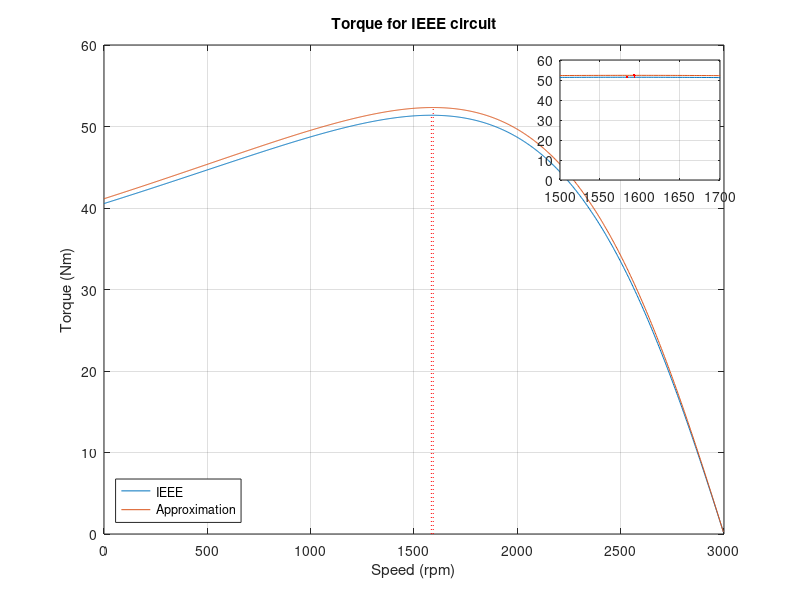
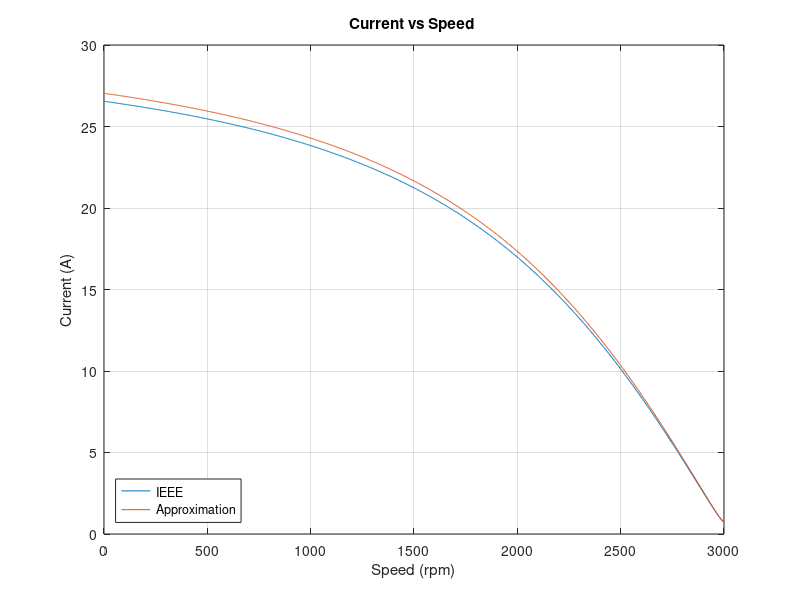

Source code (MATLAB) for these figures, in order:
clear all;close all;clc

% Data 
V_phase = 400;
f_s = 50;
omega_s = 2*pi*f_s;
poles = 2;
n_s = (60*f_s)/(poles/2);

% Equivalent Circuit (IEEE)
R_1 = 1.35;
R_2 = 6.22;
R_c = 1099.98;
X_total = 13.18;
X_1 = 0.5 * X_total;
X_2 = 0.5 * X_total;
X_m = 635.2;
 
% Slip
s_step = 0.001;
s = 0:s_step:1;
s(1) = s_step;

% Mechanical speed
n_m = (1-s) * n_s;

% Frequency
f = (1-s)*f_s;

% Composite resistances
Z_2 = R_2./s + 1j * X_2; % rotor resistances
Z_CM = (R_c * (1j * X_m) ) / (R_c + (1j * X_m) ); % pararell componens
Z_2CM = (Z_2 * Z_CM) ./ (Z_2 + Z_CM); % compination of the above pararrel.
Z_1 = R_1 + 1j * X_1; % stator rasistances

% Total Resistance
Z_total = Z_1 + Z_2CM; 

% Stator Current for each s
I_phase = V_phase ./ Z_total;

% Indaction Voltage and Current
E_1 = V_phase - I_phase.*(R_1 + 1j*X_1);
I_2 = E_1 ./ sqrt( (R_2./s).^2 + X_2.^2);

% Torque Calculations
T_em = (1/omega_s) .* (I_2.^2) .* (R_2./s);
T_3ph = 3*abs(T_em);
max_index =  find(T_3ph == max(T_3ph));

% Approximated Equivalent Circuit
% Different components
R_c_p = 1126.76;
X_m_p = 640;

% Total resistance
Z_CM_p = (R_c_p * (1j * X_m_p) ) / (R_c_p + (1j * X_m_p) ); % pararell componens
Z_series = R_1 + R_2./s + 1j*X_1 + 1j*X_2;
Z_total_p = (Z_CM_p * Z_series) ./ (Z_CM_p + Z_series);

% Input Current for each s
I_phase_p = V_phase ./ Z_total_p;

% Current for Resistances in series
I_2_p = V_phase ./ sqrt( (R_1 + R_2./s).^2 + (X_1 + X_2)^2 );

% Torque
T_em_p = (1/omega_s) * (I_2_p.^2) .* (R_2./s);
T_3ph_p = 3 * abs(T_em_p);
max_index_p =  find(T_3ph_p == max(T_3ph_p));

% Figures
% Torque vs Speed
fig_1 = figure('name', 'torque vs speed');
plot(n_m,T_3ph);
hold on;
plot(n_m,T_3ph_p);
hold on;
% plot(n_m(max_index),T_3ph(max_index), '.r');
plot([n_m(max_index) n_m(max_index)],[0 T_3ph(max_index)],':r')
hold on;
% plot(n_m(max_index_p),T_3ph_p(max_index_p), '.r');
plot([n_m(max_index_p) n_m(max_index_p)],[0 T_3ph_p(max_index_p)],':r')
% hold on;
% plot([n_m(max_index) n_m(max_index)],[0 T_3ph(max_index)],':r')
xlabel('Speed (rpm)');
ylabel('Torque (Nm)');
title('Torque for IEEE circuit');
legend('IEEE', 'Approximation', 'Location','southwest')
grid on;

axes('Position',[.7 .7 .2 .2])
box on
plot(n_m, T_3ph);
hold on
plot(n_m, T_3ph_p);
hold on
plot(n_m(max_index),T_3ph(max_index), '.r');
hold on
plot(n_m(max_index_p),T_3ph_p(max_index_p), '.r');
hold on
plot([n_m(max_index) n_m(max_index)],[51 T_3ph(max_index)],':r')
hold on
plot([n_m(max_index_p) n_m(max_index_p)],[51 T_3ph_p(max_index_p)],':r')
grid on
xlim([1500, 1700])
set(fig_1,'Position',[0 0 1500 600]);

% Current vs Speed
fig_2 = figure('name', 'Current vs speed');
plot(n_m,abs(I_phase));
hold on;
plot(n_m,abs(I_phase_p));
xlabel('Speed (rpm)');
ylabel('Current (A)');
title('Current vs Speed ');
legend('IEEE', 'Approximation', 'Location','southwest')
grid on;
set(fig_2,'Position',[0 0 1500 600]);
% Differenses
% fprintf('Differences for torques: %d\n', mse(T_3ph,T_3ph_p))
fprintf('Differences for torques: %.2f %%\n', mean((T_3ph_p - T_3ph)./T_3ph)*100)
% fprintf('Differences for currents: %d\n', mse(abs(I_phase),abs(I_phase_p)))
fprintf('Differences for currents: %.2f %%\n', mean((abs(I_phase_p) - abs(I_phase))./abs(I_phase))*100)